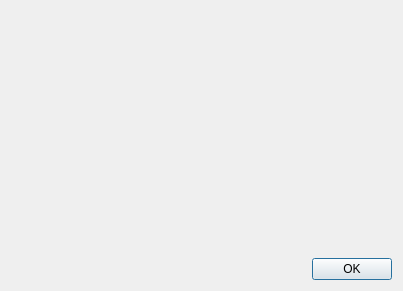
<?xml version="1.0" encoding="UTF-8"?>
<ui version="4.0">
 <class>Acerca</class>
 <widget class="QDialog" name="Acerca">
  <property name="geometry">
   <rect>
    <x>0</x>
    <y>0</y>
    <width>403</width>
    <height>291</height>
   </rect>
  </property>
  <property name="maximumSize">
   <size>
    <width>500</width>
    <height>300</height>
   </size>
  </property>
  <property name="windowTitle">
   <string>Acerca de Cliente</string>
  </property>
  <layout class="QHBoxLayout" name="horizontalLayout">
   <item>
    <widget class="QLabel" name="label">
     <property name="sizePolicy">
      <sizepolicy hsizetype="Ignored" vsizetype="Ignored">
       <horstretch>0</horstretch>
       <verstretch>0</verstretch>
      </sizepolicy>
     </property>
     <property name="text">
      <string/>
     </property>
     <property name="scaledContents">
      <bool>true</bool>
     </property>
    </widget>
   </item>
   <item>
    <layout class="QVBoxLayout" name="verticalLayout" stretch="10,0">
     <item>
      <widget class="QLabel" name="label_texto">
       <property name="sizePolicy">
        <sizepolicy hsizetype="Preferred" vsizetype="Minimum">
         <horstretch>0</horstretch>
         <verstretch>0</verstretch>
        </sizepolicy>
       </property>
       <property name="text">
        <string/>
       </property>
       <property name="scaledContents">
        <bool>true</bool>
       </property>
       <property name="wordWrap">
        <bool>true</bool>
       </property>
       <property name="margin">
        <number>1</number>
       </property>
      </widget>
     </item>
     <item>
      <layout class="QHBoxLayout" name="horizontalLayout_2">
       <property name="leftMargin">
        <number>100</number>
       </property>
       <item>
        <widget class="QDialogButtonBox" name="buttonBox">
         <property name="sizePolicy">
          <sizepolicy hsizetype="Maximum" vsizetype="Fixed">
           <horstretch>0</horstretch>
           <verstretch>0</verstretch>
          </sizepolicy>
         </property>
         <property name="orientation">
          <enum>Qt::Horizontal</enum>
         </property>
         <property name="standardButtons">
          <set>QDialogButtonBox::Ok</set>
         </property>
        </widget>
       </item>
      </layout>
     </item>
    </layout>
   </item>
  </layout>
 </widget>
 <resources/>
 <connections>
  <connection>
   <sender>buttonBox</sender>
   <signal>accepted()</signal>
   <receiver>Acerca</receiver>
   <slot>accept()</slot>
   <hints>
    <hint type="sourcelabel">
     <x>248</x>
     <y>254</y>
    </hint>
    <hint type="destinationlabel">
     <x>157</x>
     <y>274</y>
    </hint>
   </hints>
  </connection>
  <connection>
   <sender>buttonBox</sender>
   <signal>rejected()</signal>
   <receiver>Acerca</receiver>
   <slot>reject()</slot>
   <hints>
    <hint type="sourcelabel">
     <x>316</x>
     <y>260</y>
    </hint>
    <hint type="destinationlabel">
     <x>286</x>
     <y>274</y>
    </hint>
   </hints>
  </connection>
 </connections>
</ui>
